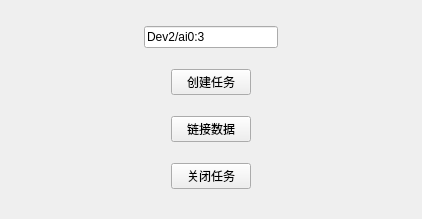
<?xml version="1.0" encoding="UTF-8"?>
<ui version="4.0">
 <class>NIDAQmx</class>
 <widget class="QWidget" name="NIDAQmx">
  <property name="geometry">
   <rect>
    <x>0</x>
    <y>0</y>
    <width>422</width>
    <height>219</height>
   </rect>
  </property>
  <property name="windowTitle">
   <string>Data Scope [NIDAQmx]</string>
  </property>
  <layout class="QVBoxLayout" name="verticalLayout">
   <item>
    <layout class="QHBoxLayout" name="horizontalLayout_4">
     <item>
      <spacer name="horizontalSpacer_7">
       <property name="orientation">
        <enum>Qt::Horizontal</enum>
       </property>
       <property name="sizeHint" stdset="0">
        <size>
         <width>40</width>
         <height>20</height>
        </size>
       </property>
      </spacer>
     </item>
     <item>
      <widget class="QLineEdit" name="lE_Channel">
       <property name="text">
        <string>Dev2/ai0:3</string>
       </property>
      </widget>
     </item>
     <item>
      <spacer name="horizontalSpacer_8">
       <property name="orientation">
        <enum>Qt::Horizontal</enum>
       </property>
       <property name="sizeHint" stdset="0">
        <size>
         <width>40</width>
         <height>20</height>
        </size>
       </property>
      </spacer>
     </item>
    </layout>
   </item>
   <item>
    <layout class="QHBoxLayout" name="horizontalLayout">
     <item>
      <spacer name="horizontalSpacer">
       <property name="orientation">
        <enum>Qt::Horizontal</enum>
       </property>
       <property name="sizeHint" stdset="0">
        <size>
         <width>40</width>
         <height>20</height>
        </size>
       </property>
      </spacer>
     </item>
     <item>
      <widget class="QPushButton" name="btn_CreateTask">
       <property name="text">
        <string>创建任务</string>
       </property>
      </widget>
     </item>
     <item>
      <spacer name="horizontalSpacer_2">
       <property name="orientation">
        <enum>Qt::Horizontal</enum>
       </property>
       <property name="sizeHint" stdset="0">
        <size>
         <width>40</width>
         <height>20</height>
        </size>
       </property>
      </spacer>
     </item>
    </layout>
   </item>
   <item>
    <layout class="QHBoxLayout" name="horizontalLayout_2">
     <item>
      <spacer name="horizontalSpacer_3">
       <property name="orientation">
        <enum>Qt::Horizontal</enum>
       </property>
       <property name="sizeHint" stdset="0">
        <size>
         <width>40</width>
         <height>20</height>
        </size>
       </property>
      </spacer>
     </item>
     <item>
      <widget class="QPushButton" name="btn_connectData">
       <property name="text">
        <string>链接数据</string>
       </property>
      </widget>
     </item>
     <item>
      <spacer name="horizontalSpacer_4">
       <property name="orientation">
        <enum>Qt::Horizontal</enum>
       </property>
       <property name="sizeHint" stdset="0">
        <size>
         <width>40</width>
         <height>20</height>
        </size>
       </property>
      </spacer>
     </item>
    </layout>
   </item>
   <item>
    <layout class="QHBoxLayout" name="horizontalLayout_3">
     <item>
      <spacer name="horizontalSpacer_5">
       <property name="orientation">
        <enum>Qt::Horizontal</enum>
       </property>
       <property name="sizeHint" stdset="0">
        <size>
         <width>40</width>
         <height>20</height>
        </size>
       </property>
      </spacer>
     </item>
     <item>
      <widget class="QPushButton" name="btn_CloseTask">
       <property name="text">
        <string>关闭任务</string>
       </property>
      </widget>
     </item>
     <item>
      <spacer name="horizontalSpacer_6">
       <property name="orientation">
        <enum>Qt::Horizontal</enum>
       </property>
       <property name="sizeHint" stdset="0">
        <size>
         <width>40</width>
         <height>20</height>
        </size>
       </property>
      </spacer>
     </item>
    </layout>
   </item>
  </layout>
 </widget>
 <resources/>
 <connections/>
</ui>
